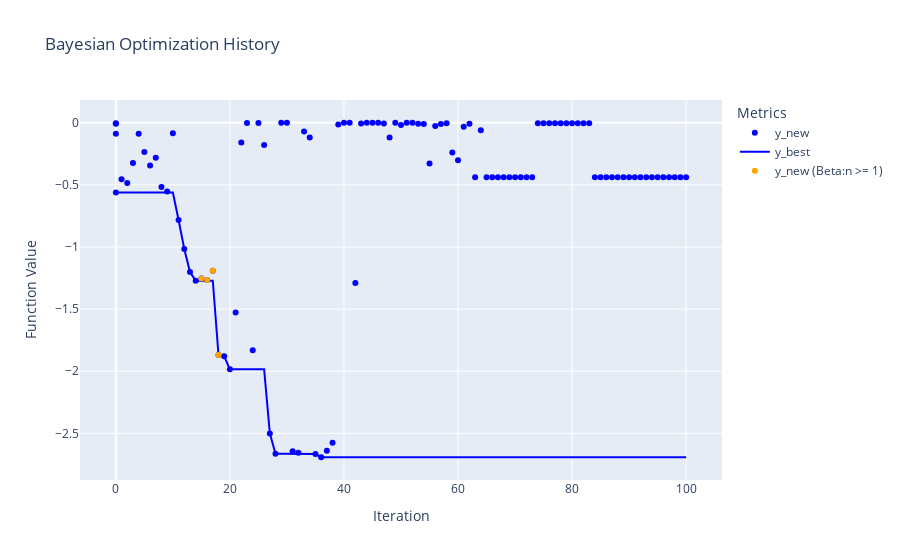

The notebook cell this image was saved under:
### Code cell
# ファイルをパースする
file_name = '2024-09-21_04-49-11_vanilla_bo_Hartmann6_GP_EI_seed1.log'
file_path = os.path.join(target, file_name)

parser = LogParser(file_path)
parser.parse_log_file()

df_combined = parser.create_combined_dataframe()
history_plot(df_combined)
